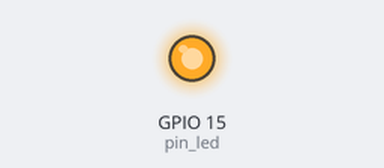
Recording of a program running on a simulated ESP32 board running MicroPython. Shown: output pins drawn as LEDs (lit = HIGH).

Above: at 1.0 s.
At 6.2 s:
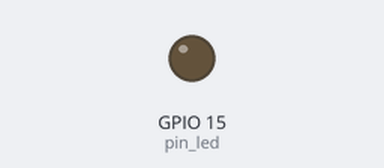
Timing chart, 0 to 8.1 s (numbered marks = the images above):
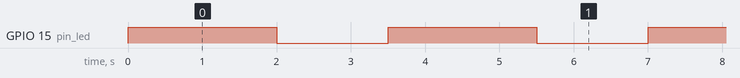

Measured:
- by itself, GPIO 15 (pin_led): alternates HIGH for 2.0 s and LOW for 1.5 s

The program:

led.py
```python
from machine import Pin
import time

pin_led = Pin(15, mode=Pin.OUT)

while True:
    pin_led.on()
    time.sleep(2)
    pin_led.value(0)
    time.sleep_ms(1500)


"""
time.sleep(duree_en_secondes)
time.sleep_ms(duree_en_millisecondes)
time.sleep_us(duree_en_microsecondes)

Pin.on() et Pin.off()
Pin.value(valeur)
"""
```
